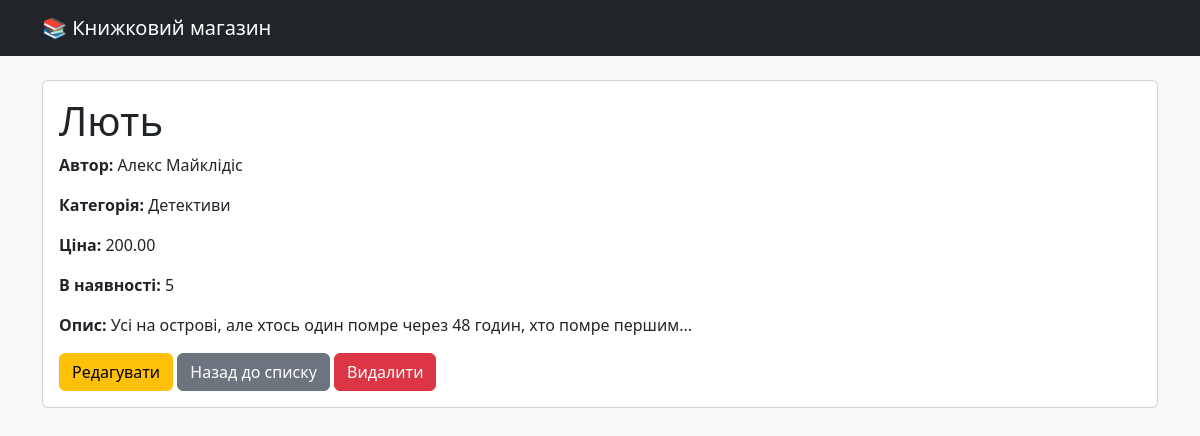
The app's page /book/5/ with its own data.
### books/models.py (models this page shows, shortened)
class Book(models.Model):
    category = models.ForeignKey(
        Category,
        on_delete=models.CASCADE,
        related_name='books'
    )
    title = models.CharField(max_length=200)
    author = models.CharField(max_length=150)
    price = models.DecimalField(max_digits=8, decimal_places=2)
    description = models.TextField(blank=True)
    stock = models.PositiveIntegerField(default=0)

class Category(models.Model):
    name = models.CharField(max_length=100)
    slug = models.SlugField(unique=True)
    def __str__(self):
        return self.name

### books/views.py (the view)
# urls.py: path('book/<int:pk>/', BookDetailView.as_view(), name='book_detail'),
class BookDetailView(DetailView):
    model = Book
    template_name = 'books/book_detail.html'
    context_object_name = 'book'

### books/templates/books/book_detail.html (shortened to what this page needs)
{% extends 'books/base.html' %}
{% block content %}
<div class="card">
    <div class="card-body">
        <h1 class="card-title">
            {{ book.title }}
        </h1>
        <p>
            <strong>Автор:</strong>
            {{ book.author }}
        </p>
        <p>
            <strong>Категорія:</strong>
            {{ book.category }}
        </p>
        <p>
            <strong>Ціна:</strong>
            {{ book.price }}
        </p>
        <p>
            <strong>В наявності:</strong>
            {{ book.stock }}
        </p>
        <p>
            <strong>Опис:</strong>
            {{ book.description }}
        </p>
        <a href="{% url 'books:book_update' book.pk %}"
          class="btn btn-warning">
            Редагувати
        </a>
        <a href="{% url 'books:book_list' %}"
          class="btn btn-secondary">
            Назад до списку
        </a>
        <a href="{% url 'books:book_delete' book.pk %}"
           class="btn btn-danger">
            Видалити
        </a>
    </div>
</div>
{% endblock %}

### books/static/books/style.css (style rules this page uses)
body { background-color: #f8f9fa; }
.card { transition: transform 0.2s ease; }

### records on screen
Book: title "Лють", author "Алекс Майклідіс", category "Детективи", price "200.00", stock "5", description "Усі на острові, але хтось один помре через 48 годин, хто помре першим..."
